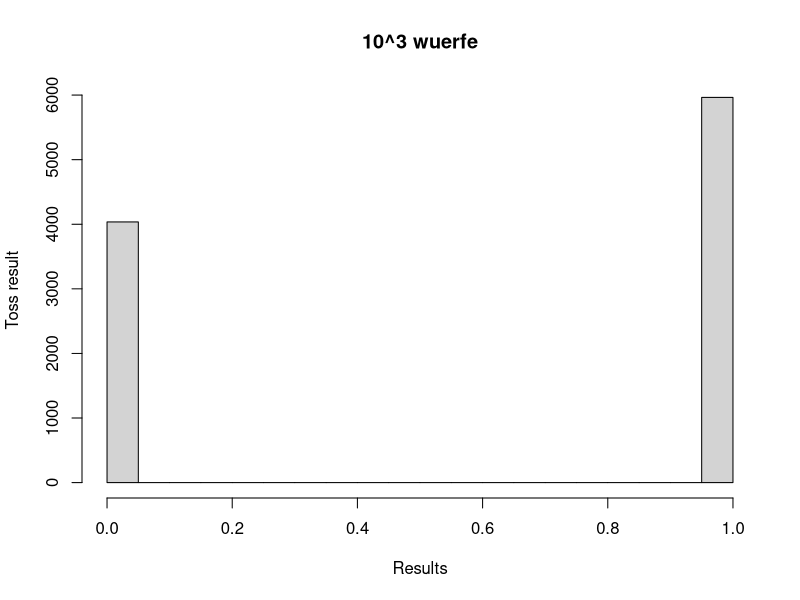
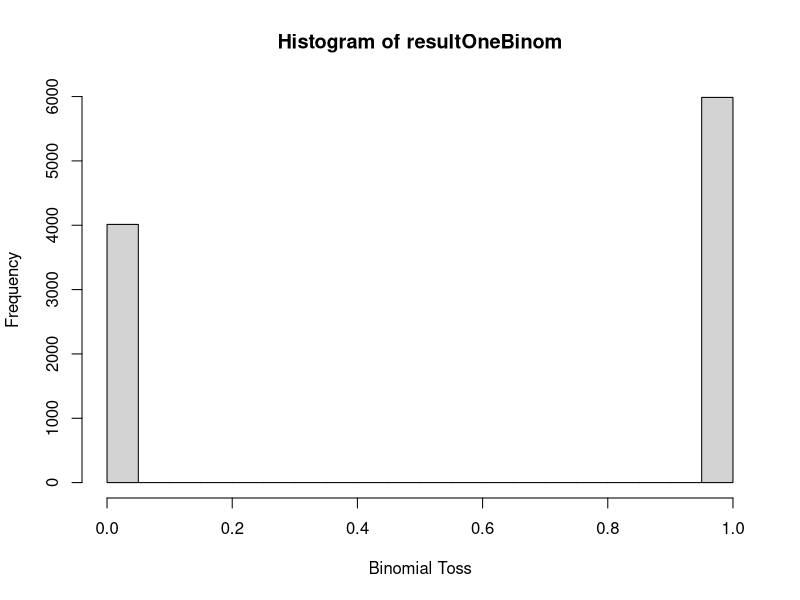

Write the R code that produced these figures, in order.
# Project 1

################################## Question 1
# 0 = tails, 1 = heads
n <- 1
nsamples <- 10^4

# Ein wenig bearbeitet an dieser Stelle, 
# war fuer mich logischer explicit nur einen coin toss zu
# simulieren

# sample OMEGA={0:1}=0,1 und wird einmal wdh, braucht man also nicht replicate 
result_one_toss <- sample(0:1,n)

# Hier brauchen wir ein replace im sample ansonsten funktioniert es nicht
# Possibly unfair mapped by the probability
result_n_tosses <- sample(0:1,nsamples,replace=TRUE, c(0.4,0.6))

resultOneBinom = rbinom(nsamples,1,0.6) 


# xlab fuer die x achse, ylab fuer die y achse, main fuer den Titel der Tabelle
hist(result_n_tosses, xlab="Results", ylab="Toss result", main="10^3 wuerfe")
# Doesn't make sense to display => hist(result_one_toss, main="One Toss")
hist(resultOneBinom, xlab="Binomial Toss")


################################## Question 2 a.)

# OMEGA=1:6, druckt eine Liste 1,2,3,4,5,6 ist ganz praktisch
OMEGA_2a <- 1:6
num_of_dice_2a <- 4
N_2a <- 10^5

# simuliere hier lediglich die 4 simultanen Wuerfe
# Wenn ihr den Befehl ohne hist ausfuehrt seht ihr die Tabelle, passt genau auf die Anfrage
toss_four_dice_2a <- replicate(num_of_dice_2a,sample(OMEGA_2a,N_2a,replace=TRUE))

mean_of_relative_frequency_2a <- mean(apply(toss_four_dice_2a,1,function(i) if(i[1]==6 || i[2]==6 || i[3]==6 || i[4]==6) 1 else 0))



################################### Question 2 b.)
OMEGA_2b <- 1:6
num_of_dice_2b <- 2
num_of_events_2b <- 24

# Wenn ihr den Befehl ohne hist ausfuehrt seht ihr die Tabelle, passt genau auf die Anfrage
toss_2b <- function () replicate(num_of_dice_2b,sample(OMEGA_2b,num_of_events_2b, replace=TRUE))

repeat_experiment <- replicate(10^5, toss_2b())

mean_of_relative_frequency_2b <- mean(apply(repeat_experiment,1,function(i) if(i[1] == 6 || i[2] == 6) 1 else 0))

comparison_2 <- c(mean_of_relative_frequency_2a, mean_of_relative_frequency_2b)
print("For 2a the probability is: ")
print(comparison_2[1])
print("and for 2b:") 
print(comparison_2[2])


################################ Question 3.)

lottery_numbers <- c(2,16,5,20,7,5)
lottery <- function() sample(1:49,6,replace=FALSE)

have_i_won_something <- replicate(10^2,is.element(lottery(),lottery_numbers))

